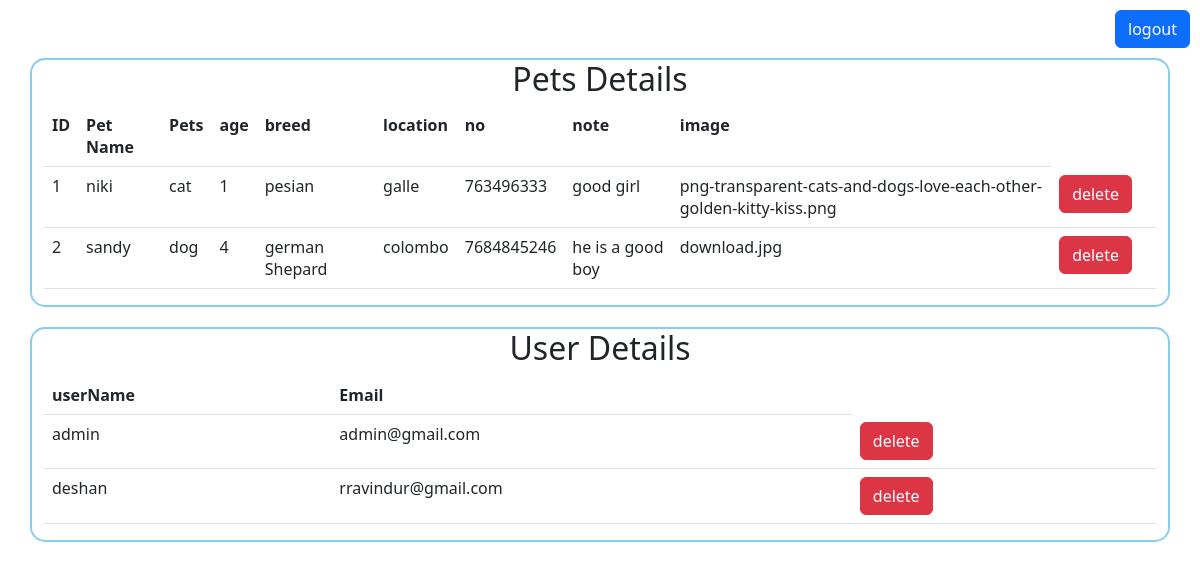
The page /view.php on the database its author committed.
### tables this page shows
CREATE TABLE `shelter_form` (
  `petname` varchar(80) NOT NULL,
  `age` int NOT NULL,
  `pets` varchar(10) NOT NULL,
  `breed` varchar(80) NOT NULL,
  `location` varchar(50) NOT NULL,
  `no` bigint DEFAULT NULL,
  `note` text,
  `image` varchar(250) NOT NULL,
  `id` int NOT NULL AUTO_INCREMENT,
  PRIMARY KEY (`id`)
);

CREATE TABLE `user` (
  `username` varchar(50) NOT NULL,
  `email` varchar(55) NOT NULL,
  `password` varchar(45) NOT NULL,
  PRIMARY KEY (`email`)
);

### view.php (the view, shortened to what this page needs)
<?php
include "connect.php";
$sql = "SELECT * FROM shelter_form";
$sql1 = "SELECT * FROM user";
$result = mysqli_query($conn,$sql);
$result1 = mysqli_query($conn,$sql1);
?>
<html>
	<head>
		<link rel="stylesheet" href="https://cdn.jsdelivr.net/npm/bootstrap@5.2.0-beta1/dist/css/bootstrap.min.css">
	</head>
	<body>
		<div style="display:table;float: right; margin:10px;">
			<button class="btn btn-primary" onclick="window.location.href = 'logout.php';">logout</button>
		</div>
		<div class="container" style="border: 2px solid skyblue; display: table;margin-top: 40px;clear: both; border-radius: 15px;">
		<center><h2>Pets Details</h2></center>
				<table class="table table-hover">
					<head>
						<tr>
							<th>ID</th>
							<th>Pet Name</th>
							<th>Pets</th>
							<th>age</th>
							<th>breed</th>
							<th>location</th>
							<th>no</th>
							<th>note</th>
							<th>image</th>
						</tr>
					<tbody>
							<?php
								if(mysqli_num_rows($result)>0){
									while($row = mysqli_fetch_assoc($result)){
							?>
							<tr>
								<td><?php echo $row['id']; ?></td>
								<td><?php echo $row['petname']; ?></td>
								<td><?php echo $row['pets']; ?></td>
								<td><?php echo $row['age']; ?></td>
								<td><?php echo $row['breed']; ?></td>
								<td><?php echo $row['location']; ?></td>
								<td><?php echo $row['no']; ?></td>
								<td><?php echo $row['note']; ?></td>
								<td><?php echo $row['image']; ?></td>
								<td><a class="btn btn-danger" href="delete.php?id=<?php echo $row['id'];?>">
										delete</a><td>
										</tr>
									<?php }
								}
									?>
								</tbody>
							</table>
						</div>
						<dvi class="container" style="border: 2px solid skyblue; display: table; margin-top: 20px;border-radius: 15px">
						<center><h2>User Details</h2></center>
								<table class="table table-hover">
									<head>
										<tr>
											<th>userName</th>
											<th>Email</th>
										</tr>
									<tbody>
											<?php
												if(mysqli_num_rows($result1)>0){
													while($row = mysqli_fetch_assoc($result1)){
											?>
											<tr>
												<td><?php echo $row['username']; ?></td>
												<td><?php echo $row['email']; ?></td>
												<td><a class="btn btn-danger" href="delete.php?mail=<?php echo $row['email'];?>">
														delete</a><td>
														</tr>
													<?php }
												}
													?>
												</tbody>
											</table>
				</body>
	</html>

### rows shown on the page
shelter_form: id "1", petname "niki", pets "cat", age "1", breed "pesian", location "galle", no "763496333", note "good girl", image "png-transparent-cats-and-dogs-love-each-other-golden-kitty-kiss.png"
shelter_form: id "2", petname "sandy", pets "dog", age "4", breed "german Shepard", location "colombo", no "7684845246", note "he is a good boy", image "download.jpg"
user: username "admin", email "admin@gmail.com"
user: username "deshan", email "rravindur@gmail.com"
